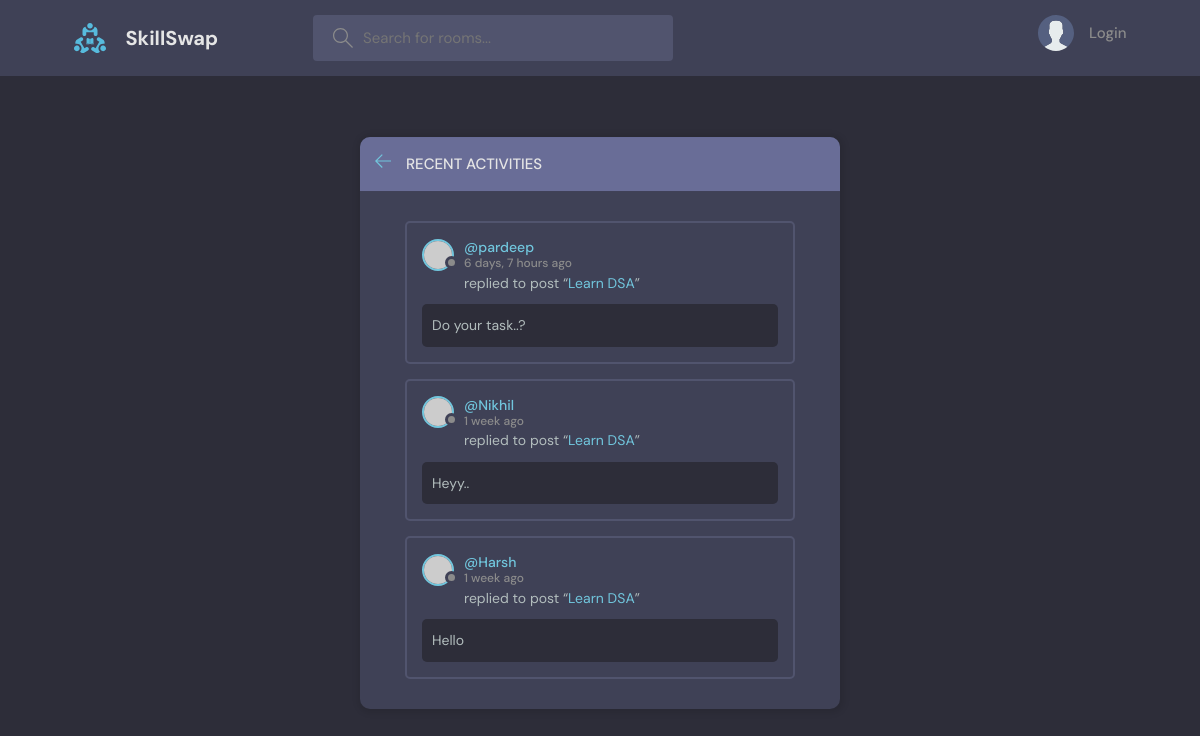
/activity/, run on an earlier commit of the app's database.
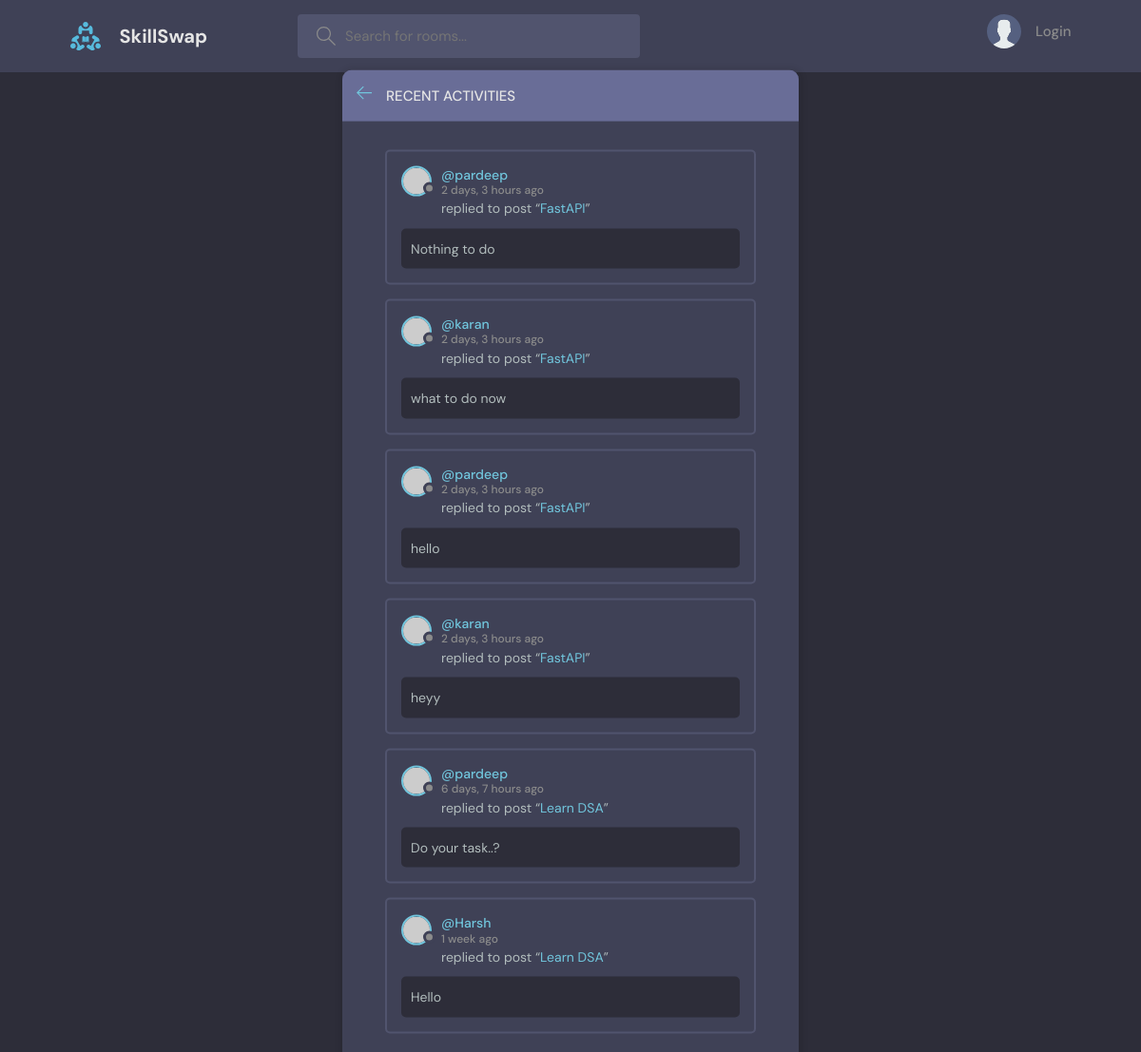
And on a later commit of the database.
### base/models.py (models this page shows, shortened)
class Message(models.Model):
    user = models.ForeignKey(User, on_delete = models.CASCADE)
    room = models.ForeignKey(Room, on_delete = models.CASCADE)
    body = models.TextField()
    updated = models.DateTimeField(auto_now = True)
    created = models.DateTimeField(auto_now_add = True)
    class Meta:
        ordering = ['-updated', '-created']

class Room(models.Model):
    host = models.ForeignKey(User, on_delete = models.SET_NULL, null = True)
    topic = models.ForeignKey(Topic, on_delete = models.SET_NULL, null = True)
    name = models.CharField(max_length = 200)
    description = models.TextField(null= True, blank= True)
    participants = models.ManyToManyField(User, related_name='participants', blank=True)
    updated = models.DateTimeField(auto_now= True)
    created = models.DateTimeField(auto_now_add= True)
    class Meta:
        ordering = ['-updated', '-created']
    def __str__(self):
        return self.name

### base/views.py (the view)
# urls.py: path('activity/',views.activityPage, name="activity"),
def activityPage(request):
    room_messages = Message.objects.all()
    context = {'room_messages':room_messages}
    return render(request,'base/activity.html', context)

### base/templates/base/activity.html (shortened to what this page needs)
{% extends 'main.html' %}
{% block content %}
    <main class="layout">
      <div class="container">
        <div class="layout__box">
          <div class="layout__boxHeader">
            <div class="layout__boxTitle">
              <a href="{% url 'home' %}">
                <svg version="1.1" xmlns="http://www.w3.org/2000/svg" width="32" height="32" viewBox="0 0 32 32">
                  <title>arrow-left</title>
                  <path
                    d="M13.723 2.286l-13.723 13.714 13.719 13.714 1.616-1.611-10.96-10.96h27.625v-2.286h-27.625l10.965-10.965-1.616-1.607z"
                  ></path>
                </svg>
              </a>
              <h3>Recent Activities</h3>
            </div>
          </div>
          <div class="activities-page layout__body">
            {% for message in room_messages %}
            <div class="activities__box">
              <div class="activities__boxHeader roomListRoom__header">
                <a href="{% url 'user-profile' message.user.id %}" class="roomListRoom__author">
                  <div class="avatar avatar--small">
                    <img src="https://randomuser.me/api/portraits/men/1.jpg" />
                  </div>
                  <p>
                    @{{message.user}}
                    <span>{{message.created|timesince}} ago</span>
                  </p>
                </a>
              </div>
              <div class="activities__boxContent">
                <p>replied to post “<a href="{% url 'room' message.room.id %}">{{message.room}}</a>”</p>
                <div class="activities__boxRoomContent">
                  {{message.body}}
                </div>
              </div>
            </div>
            {% endfor %}
          </div>
        </div>
      </div>
    </main>
{% endblock content %}

What changed in the data, as far as the page shows it:
removed Message: user "Nikhil", created "1 week", room "Learn DSA", body "Heyy.."
added Message: user "pardeep", created "2 days, 3 hours", room "FastAPI", body "Nothing to do"
added Message: user "karan", created "2 days, 3 hours", room "FastAPI", body "what to do now"
added Message: user "pardeep", created "2 days, 3 hours", room "FastAPI", body "hello"
added Message: user "karan", created "2 days, 3 hours", room "FastAPI", body "heyy"
